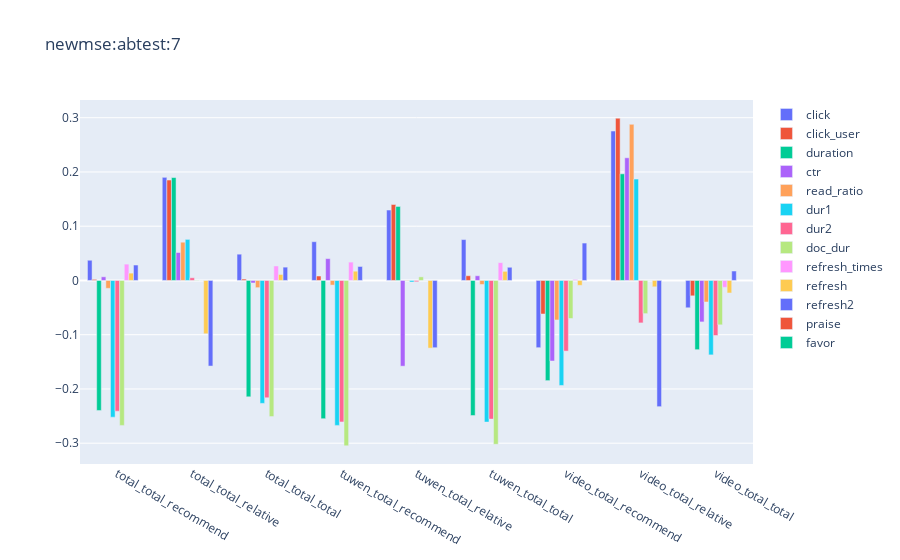

Notebook source saved alongside this figure:
### Code cell
import plotly.graph_objects as go
df = w.ratio2
df['id'] = df['name'] + '_' +  df['data_obj']
# df = w.ratio
df = df[df.name!='small_video'].groupby(['product_name', 'id', 'data_obj', 'abtest']) \
    .tail(1).groupby(['id', 'abtest'], as_index=False).mean()
df
# names = ['read_ratio', 'dur1', 'dur2', 'click', 'duration', 'click_user']
names = ['click', 'click_user', 'duration', 'ctr', 'read_ratio', 'dur1', 'dur2', 'doc_dur',
         'refresh_times', 'refresh', 'refresh2', 'praise', 'favor']

for abid in abids:
    fig = go.Figure(data=[
        go.Bar(name=name, 
               x=df[df.abtest==abid].id, 
               y=df[df.abtest==abid][name]) for name in names]
        )
    # Change the bar mode
    fig.update_layout(barmode='group', title_text=f'{w.product}:abtest:{abid}')
    fig.show()

### Figure 1 — Plotly figure (JSON) as saved in the notebook; plotly's stock layout.template omitted (floating-point values rounded to 4 significant figures)
{"data": [{"name": "click", "type": "bar", "x": ["total_total_recommend", "total_total_relative", "total_total_total", "tuwen_total_recommend", "tuwen_total_relative", "tuwen_total_total", "video_total_recommend", "video_total_relative", "video_total_total"], "y": [0.03724, 0.1901, 0.04842, 0.07142, 0.1298, 0.07534, -0.1239, 0.2754, -0.05036]}, {"name": "click_user", "type": "bar", "x": ["total_total_recommend", "total_total_relative", "total_total_total", "tuwen_total_recommend", "tuwen_total_relative", "tuwen_total_total", "video_total_recommend", "video_total_relative", "video_total_total"], "y": [0.001995, 0.1851, 0.00252, 0.008165, 0.14, 0.008704, -0.06185, 0.2991, -0.02835]}, {"name": "duration", "type": "bar", "x": ["total_total_recommend", "total_total_relative", "total_total_total", "tuwen_total_recommend", "tuwen_total_relative", "tuwen_total_total", "video_total_recommend", "video_total_relative", "video_total_total"], "y": [-0.2397, 0.1897, -0.2145, -0.2548, 0.1364, -0.2491, -0.1847, 0.1965, -0.1276]}, {"name": "ctr", "type": "bar", "x": ["total_total_recommend", "total_total_relative", "total_total_total", "tuwen_total_recommend", "tuwen_total_relative", "tuwen_total_total", "video_total_recommend", "video_total_relative", "video_total_total"], "y": [0.006714, 0.05151, -0.004701, 0.04024, -0.158, 0.008634, -0.1485, 0.2261, -0.07645]}, {"name": "read_ratio", "type": "bar", "x": ["total_total_recommend", "total_total_relative", "total_total_total", "tuwen_total_recommend", "tuwen_total_relative", "tuwen_total_total", "video_total_recommend", "video_total_relative", "video_total_total"], "y": [-0.01453, 0.07052, -0.01328, -0.008554, -0.0007523, -0.007388, -0.07286, 0.2878, -0.03974]}, {"name": "dur1", "type": "bar", "x": ["total_total_recommend", "total_total_relative", "total_total_total", "tuwen_total_recommend", "tuwen_total_relative", "tuwen_total_total", "video_total_recommend", "video_total_relative", "video_total_total"], "y": [-0.252, 0.07568, -0.2266, -0.2672, -0.002856, -0.2611, -0.1936, 0.1869, -0.1372]}, {"name": "dur2", "type": "bar", "x": ["total_total_recommend", "total_total_relative", "total_total_total", "tuwen_total_recommend", "tuwen_total_relative", "tuwen_total_total", "video_total_recommend", "video_total_relative", "video_total_total"], "y": [-0.241, 0.004921, -0.2163, -0.2608, -0.002422, -0.2556, -0.1302, -0.07827, -0.1015]}, {"name": "doc_dur", "type": "bar", "x": ["total_total_recommend", "total_total_relative", "total_total_total", "tuwen_total_recommend", "tuwen_total_relative", "tuwen_total_total", "video_total_recommend", "video_total_relative", "video_total_total"], "y": [-0.2673, 0.0006223, -0.251, -0.3048, 0.006619, -0.302, -0.07011, -0.06117, -0.08181]}, {"name": "refresh_times", "type": "bar", "x": ["total_total_recommend", "total_total_relative", "total_total_total", "tuwen_total_recommend", "tuwen_total_relative", "tuwen_total_total", "video_total_recommend", "video_total_relative", "video_total_total"], "y": [0.03012, 0, 0.02668, 0.03382, 0, 0.03286, 0.001843, 0, -0.01269]}, {"name": "refresh", "type": "bar", "x": ["total_total_recommend", "total_total_relative", "total_total_total", "tuwen_total_recommend", "tuwen_total_relative", "tuwen_total_total", "video_total_recommend", "video_total_relative", "video_total_total"], "y": [0.01353, -0.0983, 0.01099, 0.01704, -0.1247, 0.0168, -0.008955, -0.01172, -0.02309]}, {"name": "refresh2", "type": "bar", "x": ["total_total_recommend", "total_total_relative", "total_total_total", "tuwen_total_recommend", "tuwen_total_relative", "tuwen_total_total", "video_total_recommend", "video_total_relative", "video_total_total"], "y": [0.02842, -0.1578, 0.02453, 0.02575, -0.124, 0.02429, 0.06893, -0.2327, 0.01739]}, {"name": "praise", "type": "bar", "x": ["total_total_recommend", "total_total_relative", "total_total_total", "tuwen_total_recommend", "tuwen_total_relative", "tuwen_total_total", "video_total_recommend", "video_total_relative", "video_total_total"], "y": [null, null, null, null, null, null, null, null, null]}, {"name": "favor", "type": "bar", "x": ["total_total_recommend", "total_total_relative", "total_total_total", "tuwen_total_recommend", "tuwen_total_relative", "tuwen_total_total", "video_total_recommend", "video_total_relative", "video_total_total"], "y": [null, null, null, null, null, null, null, null, null]}], "layout": {"barmode": "group", "title": {"text": "newmse:abtest:7"}}}
